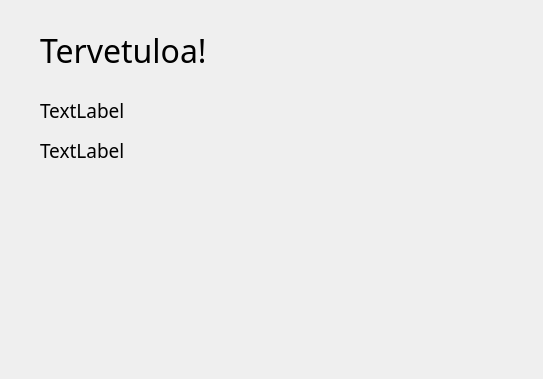
<?xml version="1.0" encoding="UTF-8"?>
<ui version="4.0">
 <class>Ikkuna2</class>
 <widget class="QDialog" name="Ikkuna2">
  <property name="geometry">
   <rect>
    <x>0</x>
    <y>0</y>
    <width>543</width>
    <height>379</height>
   </rect>
  </property>
  <property name="windowTitle">
   <string>Dialog</string>
  </property>
  <widget class="QLabel" name="label">
   <property name="geometry">
    <rect>
     <x>40</x>
     <y>30</y>
     <width>291</width>
     <height>41</height>
    </rect>
   </property>
   <property name="font">
    <font>
     <family>American Typewriter</family>
     <pointsize>24</pointsize>
    </font>
   </property>
   <property name="text">
    <string>Tervetuloa!</string>
   </property>
  </widget>
  <widget class="QLabel" name="labelTerveEtunimi">
   <property name="geometry">
    <rect>
     <x>40</x>
     <y>90</y>
     <width>221</width>
     <height>41</height>
    </rect>
   </property>
   <property name="font">
    <font>
     <family>American Typewriter</family>
     <pointsize>14</pointsize>
    </font>
   </property>
   <property name="text">
    <string>TextLabel</string>
   </property>
  </widget>
  <widget class="QLabel" name="labelTerveSukunimi">
   <property name="geometry">
    <rect>
     <x>40</x>
     <y>130</y>
     <width>481</width>
     <height>41</height>
    </rect>
   </property>
   <property name="font">
    <font>
     <family>American Typewriter</family>
     <pointsize>14</pointsize>
    </font>
   </property>
   <property name="text">
    <string>TextLabel</string>
   </property>
  </widget>
 </widget>
 <resources/>
 <connections/>
</ui>
